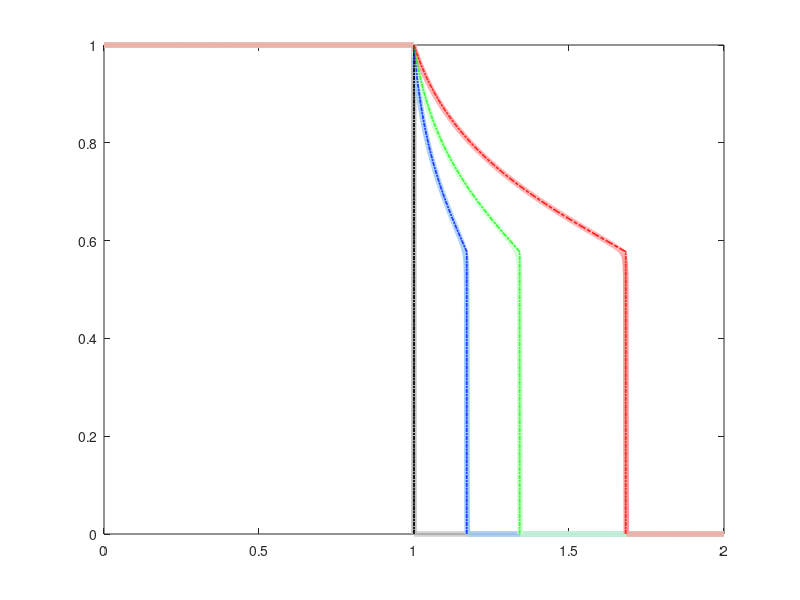

Reproduce this figure in MATLAB. (Note: this script raises an error after producing the figure.)
%%Buckley_Leverett
clear all;
dt = 0.0005; t = 0:dt:0.5; Nt = length(t);
dx = 0.001; x = 0:dx:2; x = x'; Nx = length(x);

u = zeros(length(x),length(t));
% u0 = zeros(Nx,1);u0(1) = 1;
u0 = ones(Nx,1);u0((Nx+1)/2:end) = 0;
u(:,1) = u0; 

% check CFL condition
CFL = max(abs(u(:,1)))*dt/dx;
fprintf('CFL number = %7.3f\n',CFL);

a = 0.5;
for i = 1:length(t)-1
    f = u(:,i).^2./(u(:,i).^2+a*(1-u(:,i)).^2);
    u(:,i+1) = u(:,i)-dt/dx*(f-circshift(f,1));
    u(1,i+1) = 1;
    u(end,i+1) = u(end-1,i+1);
end

du = 0.001;
u_t = 0+du/2:du:1-du/2; u_t = u_t'; %discrete u space

x1_t = zeros(length(u_t),Nt);
x1_t(:,1) = 1+eps/2*log((1-u_t)./u_t);
x2_t = zeros(length(u_t),Nt);
x2_t(:,1) = 1+eps/2*log((1-u_t)./u_t);
df = (-2*a*u_t.^2+2*a*u_t)./(u_t.^2+a*(1-u_t).^2).^2;
[dfmax,kmax] = max(df);
s = sqrt(a/(1+a))/(a/(1+a)+a*(1-sqrt(a/(1+a)))^2);
index2 = zeros(1,Nt);
for i = 2:Nt
    x1_t(kmax:end,i) = x1_t(kmax:end,i-1)+dt*df(kmax:end);
    x2_t(:,i) = x2_t(:,i-1)+dt*s;    
    [x_cross,index2(i)] = min(abs(x1_t(:,i)-x2_t(:,i)));
end

M = 250;
 
X = [x1_t(:,1:M);x2_t(:,1:M);index2(1,1:M)];
%% DMD
X1 = X(:,1:M-1);
X2 = X(:,2:M);
[U,Sigma,V] = svd(X1,'econ');
k = rank(Sigma);
U_k = U(:,1:k); Sigma_k = Sigma(1:k,1:k); V_k = V(:,1:k);
Atilde = U_k'*X2*V_k/Sigma_k;
[W,D] = eig(Atilde);
Z_k = U_k*W;
Lambda_k = diag(D);
%% DMD Spectra
omega = log(Lambda_k)/dt;
Lambda_k = diag(Lambda_k);

%% Compute DMD Solution
x1 = X(:,1);
b = Z_k\x1;
time_dynamics = zeros(k,length(t));
for iter = 1:Nt
    time_dynamics(:,iter) = (b.*exp(omega*t(iter)));
end
X_dmd = Z_k*time_dynamics;
X_dmd = real(X_dmd);

X1_dmd = X_dmd(1:length(u_t),:);
X2_dmd = X_dmd(length(u_t)+1:2*length(u_t),:);
index_dmd = X_dmd(end,:);

% plot(x,u(:,1),'k','LineWidth',2);
% hold on
% plot(x,u(:,M),'r','LineWidth',2);
% plot(x,u(:,2*M),'g','LineWidth',2);
% plot(x,u(:,end),'b','LineWidth',2);

% plot(x1_t(:,1),u_t,'ko','LineWidth',2);
% hold on
% plot(x1_t(:,M),u_t,'ro','LineWidth',2);
% plot(x1_t(:,2*M),u_t,'go','LineWidth',2);
% plot(x1_t(:,end),u_t,'bo','LineWidth',2);
% plot(x2_t(:,1),u_t,'ko','LineWidth',2);
% hold on
% plot(x2_t(:,M),u_t,'ro','LineWidth',2);
% plot(x2_t(:,2*M),u_t,'go','LineWidth',2);
% plot(x2_t(:,end),u_t,'bo','LineWidth',2);


% plot(x1_t(:,1),u_t,'ko','LineWidth',2);
% hold on
% plot(x1_t(index2(M):end,M),u_t(index2(M):end),'ro','LineWidth',2);
% plot(x1_t(index2(2*M):end,2*M),u_t(index2(2*M):end),'go','LineWidth',2);
% plot(x1_t(index2(end):end,end),u_t(index2(end):end),'bo','LineWidth',2);
% plot(x2_t(:,1),u_t,'ko','LineWidth',2);
% hold on
% plot(x2_t(1:index2(M),M),u_t(1:index2(M)),'ro','LineWidth',2);
% plot(x2_t(1:index2(2*M),2*M),u_t(1:index2(2*M)),'go','LineWidth',2);
% plot(x2_t(1:index2(end),end),u_t(1:index2(end)),'bo','LineWidth',2);
%   
% plot(x2_t(1:20:end,1),u_t(1:20:end),'ko','LineWidth',2);
% hold on
% plot(X2_dmd(1:20:floor(index_dmd(M)),M),u_t(1:20:floor(index_dmd(M))),'ro','LineWidth',2);
% plot(X2_dmd(1:20:floor(index_dmd(2*M)),2*M),u_t(1:20:floor(index_dmd(2*M))),'go','LineWidth',2);
% plot(X2_dmd(1:20:floor(index_dmd(end)),end),u_t(1:20:floor(index_dmd(end))),'bo','LineWidth',2);
% plot(x1_t(1:20:end,1),u_t(1:20:end),'ko','LineWidth',2);
% plot(X1_dmd(floor(index_dmd(M)):20:end,M),u_t(floor(index_dmd(M)):20:end),'ro','LineWidth',2);
% plot(X1_dmd(floor(index_dmd(2*M)):20:end,2*M),u_t(floor(index_dmd(2*M)):20:end),'go','LineWidth',2);
% plot(X1_dmd(floor(index_dmd(end)):20:end,end),u_t(floor(index_dmd(end)):20:end),'bo','LineWidth',2);
% xlabel('x');
% ylabel('u');
% title('reference solution vs DMD solution');
% legend('reference t = 0','reference t = 0.125', 'reference t = 0.25','reference t = 5','DMD t = 0','DMD t = 0.125','DMD t = 0.25', 'DMD t = 0.5','Location','Best');

figure
plot(x,u(:,1),'LineWidth',4,'Color',[0.75,0.75,0.75]);
hold on
plot(x,u(:,M),'LineWidth',4,'Color',[0.6,0.8,1]);
plot(x,u(:,2*M),'LineWidth',4,'Color',[0.8,1,0.8]);
plot(x,u(:,end),'LineWidth',4,'Color',[1,0.6,0.6]);
plot(x2_t(:,1),u_t,'k-.','LineWidth',1.2);
plot(X2_dmd(1:floor(index_dmd(M)),M),u_t(1:floor(index_dmd(M))),'b-.','LineWidth',1.2);
plot(X2_dmd(1:floor(index_dmd(2*M)),2*M),u_t(1:floor(index_dmd(2*M))),'g-.','LineWidth',1.2);
plot(X2_dmd(1:floor(index_dmd(end)),end),u_t(1:floor(index_dmd(end))),'r-.','LineWidth',1.2);
plot(x1_t(1:end,1),u_t(1:end),'k-.','LineWidth',1.2);
plot(X1_dmd(floor(index_dmd(M)):end,M),u_t(floor(index_dmd(M)):end),'b-.','LineWidth',1.2);
plot(X1_dmd(floor(index_dmd(2*M)):end,2*M),u_t(floor(index_dmd(2*M)):end),'g-.','LineWidth',1.2);
plot(X1_dmd(floor(index_dmd(end)):end,end),u_t(floor(index_dmd(end)):end),'r-.','LineWidth',1.2);

axis([0 2 0 1])
% title('DMD vs. Reference Solution','FontUnits','points','interpreter','latex',...
%     'FontSize',10)
legend({'ref $t = 0$','ref $t = 0.125$',...
    'ref $t = 0.25$','ref $t = 0.5$',...
    'DMD $t = 0$','DMD $t = 0.125$','DMD $t = 0.25$','DMD $t = 0.5$'},...
    'FontUnits','points','interpreter','latex',...
    'FontSize',9,'Location','Bestoutside');

set(gca,'Units','normalized','Position',[.1 .1 .6 .4],...
    'FontUnits','points','FontWeight','normal','FontSize',9)
xlabel({'$x$'},'FontUnits','points','interpreter','latex',...
    'FontSize',9);
ylabel({'$u$'},'FontUnits','points','interpreter','latex',...
    'FontSize',9);
legend('boxoff')
print -depsc2 DMD_BL.eps


